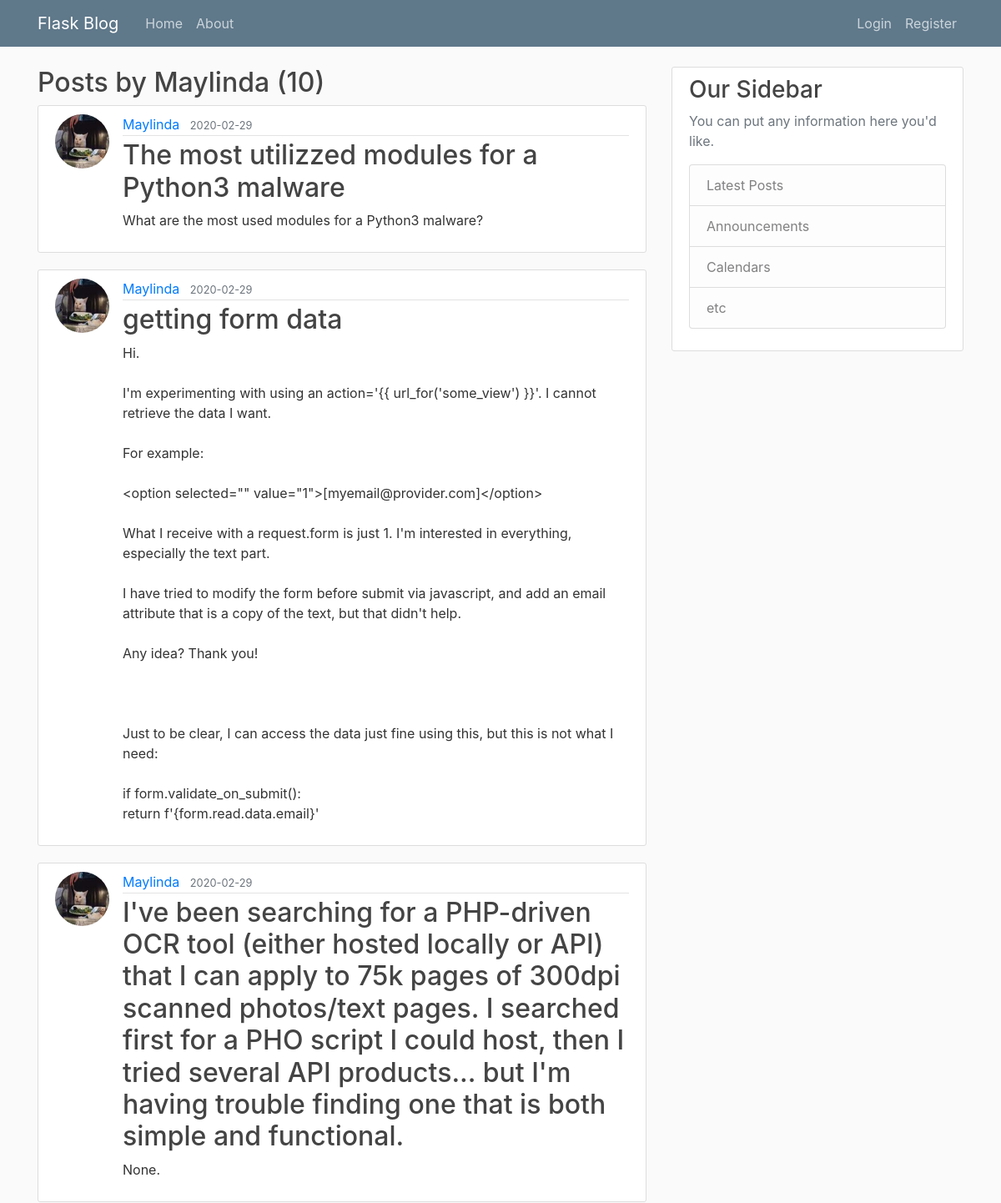
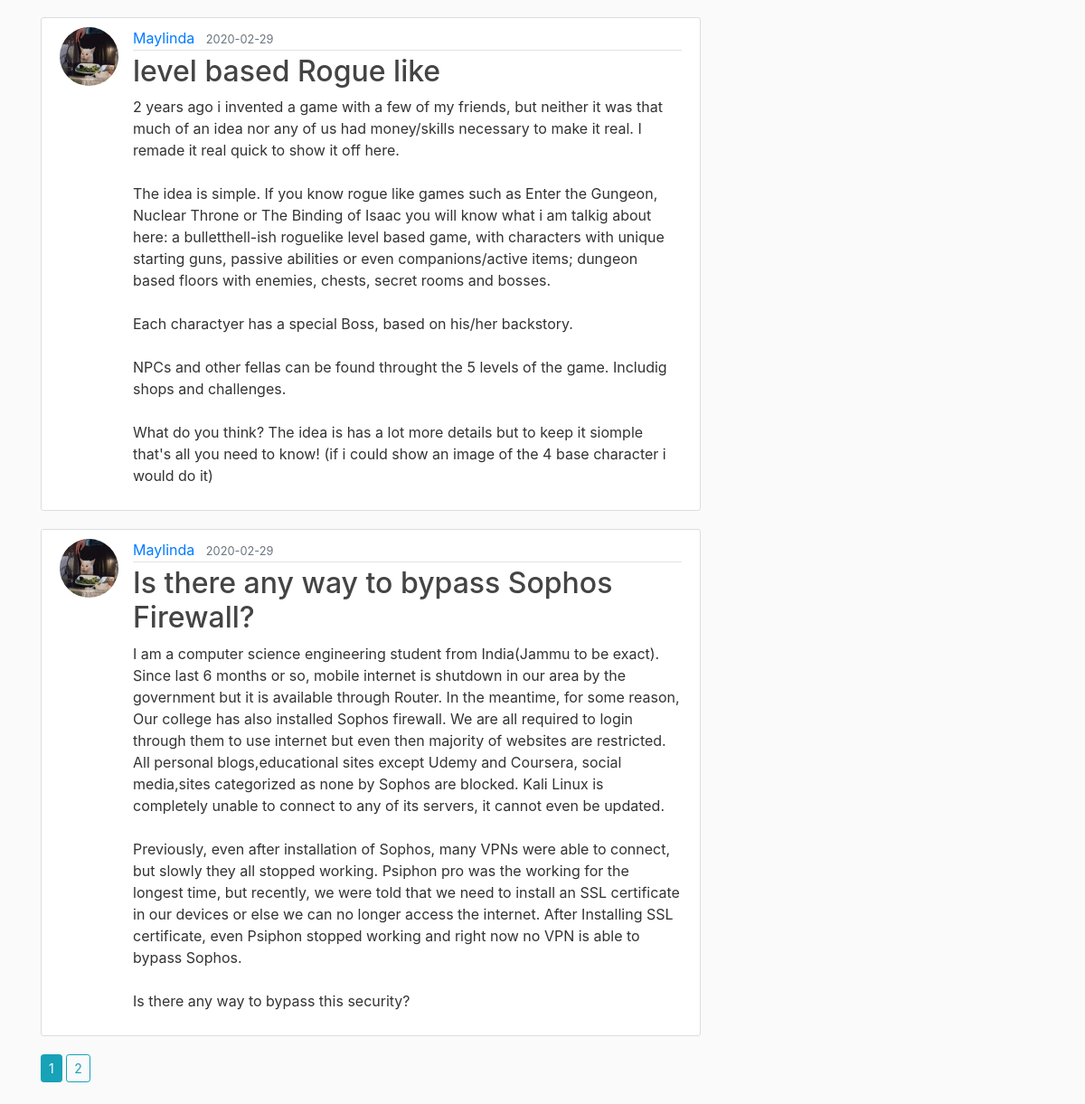
Page /user/Maylinda on the earlier database version (2 pictures, top to bottom).
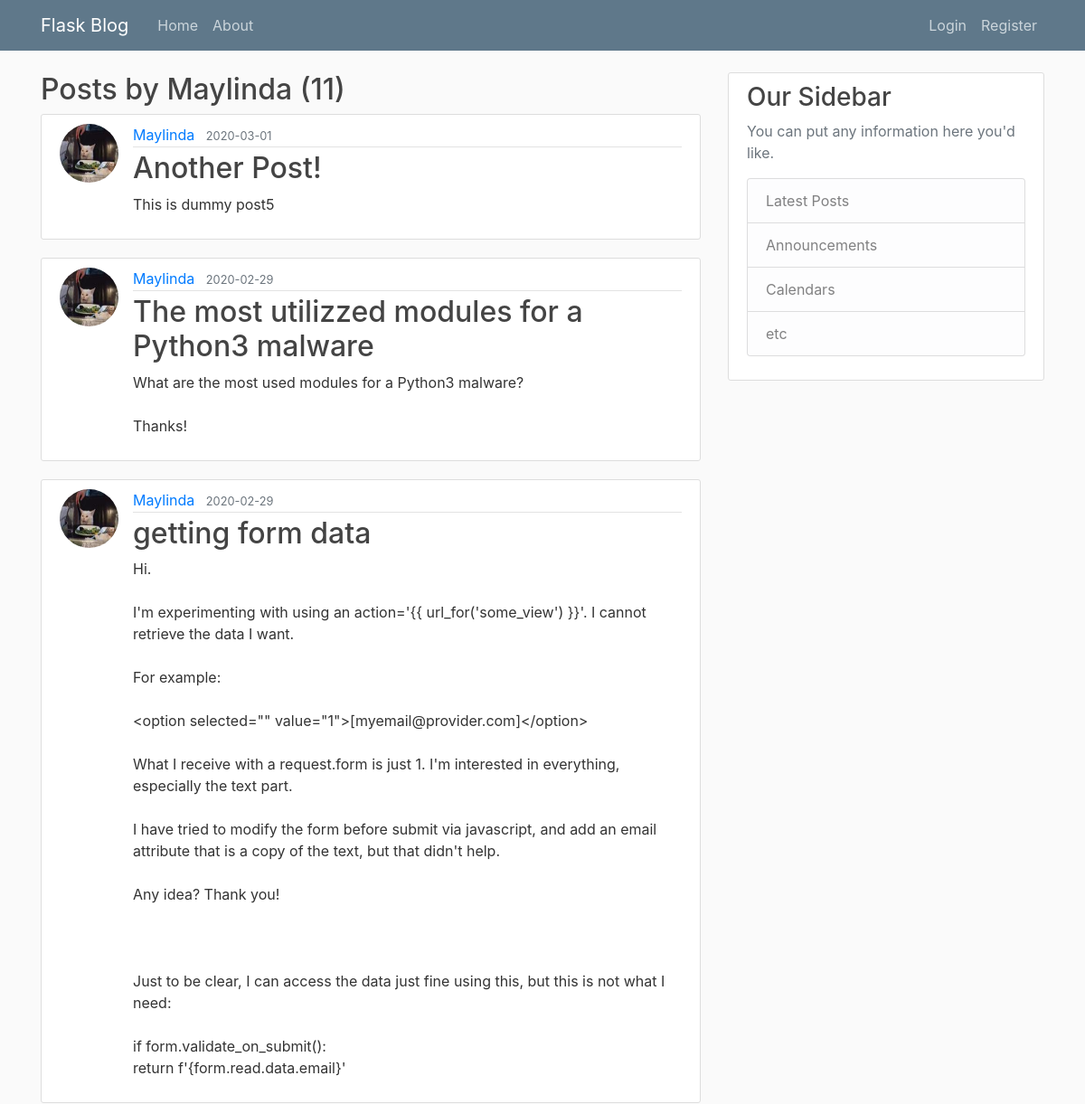
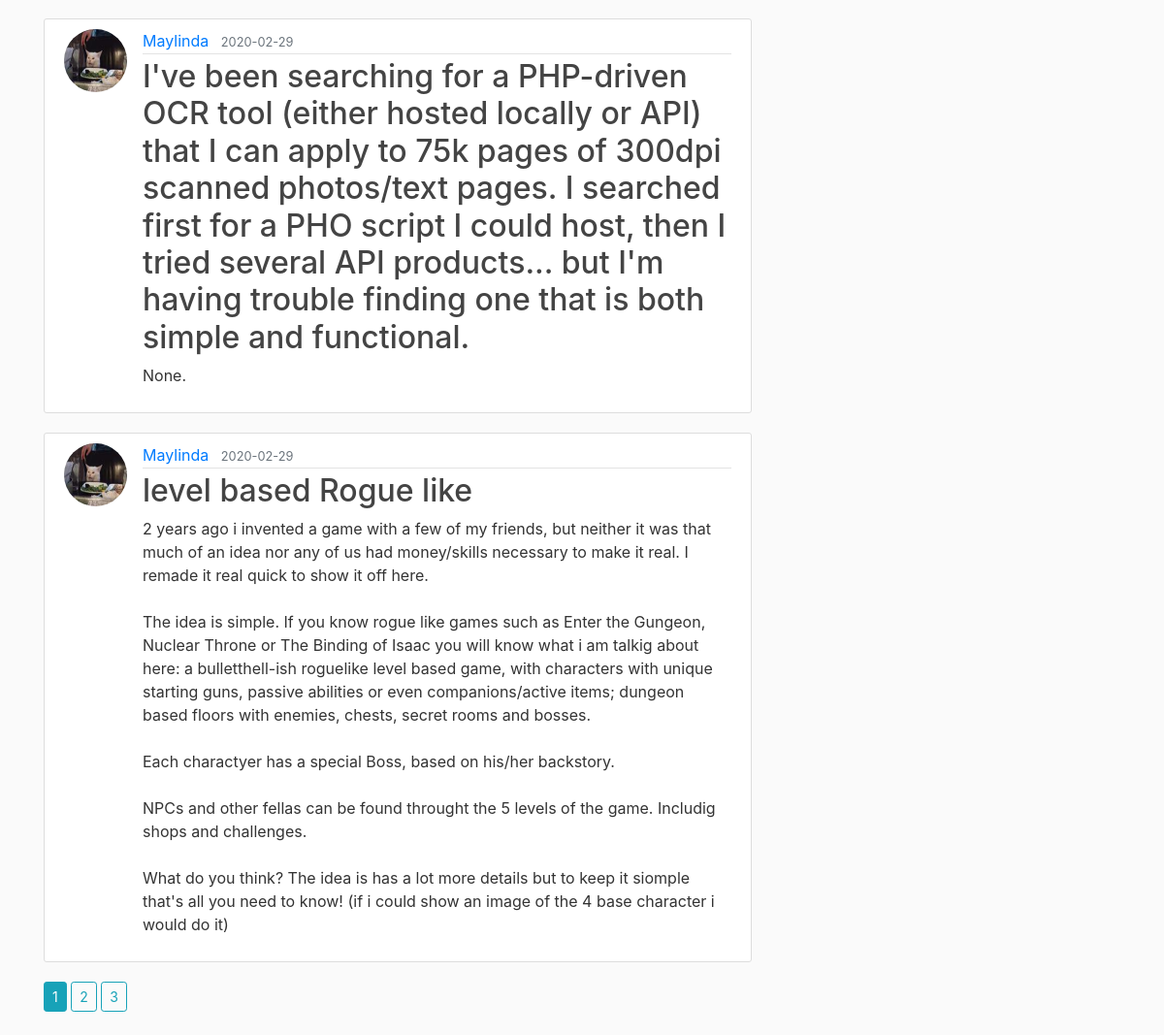
Same page on the later database version (2 pictures, top to bottom).
### flask_sample/models.py (models this page shows, shortened)
class User(db.Model, UserMixin):
	id = db.Column(db.Integer, primary_key='True')
	username = db.Column(db.String(20), unique=True, nullable=False)
	email = db.Column(db.String(120), unique=True, nullable=False)
	image_file = db.Column(db.String(20), nullable=False, default='default.jpg')
	password= db.Column(db.String(60), nullable=False)
	post = db.relationship('Post', backref='author', lazy=True) # for user_id in post (relationship)

class Post(db.Model):
	id = db.Column(db.Integer, primary_key=True)
	title = db.Column(db.String(60), nullable=False)
	date_posted = db.Column(db.DateTime, nullable=False, default=datetime.datetime.utcnow)
	content = db.Column(db.Text, nullable=False)
	user_id = db.Column(db.Integer, db.ForeignKey('user.id'), nullable=False)

### flask_sample/routes.py (the view)
@app.route('/user/<string:username>')
def user_posts(username):
	page = request.args.get('page', 1, type=int)
	user = User.query.filter_by(username=username).first_or_404()
	posts = Post.query.filter_by(author=user)\
			.order_by(Post.date_posted.desc())\
			.paginate(page=page, per_page=5)
	return render_template('user_posts.html', title = 'Posts', posts = posts, user=user )

### flask_sample/templates/user_posts.html
{% extends 'layout.html' %}
{% block webpage_content %}
	<h2 >Posts by {{ user.username }} ({{ posts.total }})</h2>
	{% for post in posts.items %}
		<article class="media content-section">
			<img class="rounded-circle article-img"src="{{ url_for('static', filename='profile/' + post.author.image_file) }}">
		  <div class="media-body">
		    <div class="article-metadata">
		      <a class="mr-2" href="#">{{ post.author.username }}</a>
		      <small class="text-muted">{{ post.date_posted.strftime('%Y-%m-%d') }}</small>
		    </div>
		    <h2><a class="article-title" href="{{ url_for('post', post_id=post.id) }}">{{ post.title }}</a></h2>
		    <p class="article-content">{{ post.content }}</p>
		  </div>
		</article>
	{% endfor %}
	{% for page_num in posts.iter_pages(left_edge=1, right_edge=1, left_current=1, right_current=2) %}
		{% if page_num %}
			{% if posts.page == page_num %}
				<a class="btn btn-sm btn-info mb-4" href="{{ url_for('user_posts', username=user.username,  page=page_num) }}">{{ page_num }}</a>
			{% else %}
				<a class="btn btn-sm btn-outline-info mb-4" href="{{ url_for('user_posts', username=user.username, page=page_num) }}">{{ page_num }}</a>
			{% endif %}
		{% else %}
			...
		{% endif %}
	{% endfor %}
{% endblock webpage_content %}

### flask_sample/templates/layout.html (shortened to what this page needs)
<!DOCTYPE html>
<html>
	<head>
	    <link rel="stylesheet" href="https://stackpath.bootstrapcdn.com/bootstrap/4.4.1/css/bootstrap.min.css">
	    <link rel="stylesheet" type="text/css" href="{{ url_for('static', filename='main.css') }}">
	</head>
<body>
	<header class="site-header">
	  <nav class="navbar navbar-expand-md navbar-dark bg-steel fixed-top">
	    <div class="container">
	      <a class="navbar-brand mr-4" href="/">Flask Blog</a>
	      <div class="collapse navbar-collapse" id="navbarToggle">
	        <div class="navbar-nav mr-auto">
	          <a class="nav-item nav-link" href="{{ url_for('home_page') }}">Home</a>
	          <a class="nav-item nav-link" href="{{ url_for('about') }}">About</a>
	        </div>
	        <div class="navbar-nav">
	        	{% if current_user.is_authenticated %}
	        		<a class="nav-item nav-link" href="{{ url_for('new_post') }}">Create Post</a>
	        		<a class="nav-item nav-link" href="{{ url_for('account') }}">Account</a>
	        		<a class="nav-item nav-link" href="{{ url_for('logout') }}">Logout</a>
	        	{% else %}
		          <a class="nav-item nav-link" href="{{ url_for('login') }}">Login</a>
		          <a class="nav-item nav-link" href="{{ url_for('register') }}">Register</a>
		        {% endif %}
	        </div>
	      </div>
	    </div>
	  </nav>
	</header>
	<main role="main" class="container">
	  <div class="row">
	    <div class="col-md-8">
	      {% block webpage_content %}{% endblock %}
	    </div>
	    <div class="col-md-4">
	      <div class="content-section">
	        <h3>Our Sidebar</h3>
	        <p class='text-muted'>You can put any information here you'd like.
	          <ul class="list-group">
	            <li class="list-group-item list-group-item-light">Latest Posts</li>
	            <li class="list-group-item list-group-item-light">Announcements</li>
	            <li class="list-group-item list-group-item-light">Calendars</li>
	            <li class="list-group-item list-group-item-light">etc</li>
	          </ul>
	        </p>
	      </div>
	    </div>
	  </div>
	</main>
</body>
</html>

### flask_sample/static/main.css (style rules this page uses)
body { background: #fafafa; color: #333333; margin-top: 5rem; }
h1, h2, h3, h4, h5, h6 { color: #444444; }
.bg-steel { background-color: #5f788a; }
.site-header .navbar-nav .nav-link { color: #cbd5db; }
.content-section { background: #ffffff; padding: 10px 20px; border: 1px solid #dddddd; border-radius: 3px; margin-bottom: 20px; }
.article-title { color: #444444; }
.article-content { white-space: pre-line; }
.article-img { height: 65px; width: 65px; margin-right: 16px; }
.article-metadata { padding-bottom: 1px; margin-bottom: 4px; border-bottom: 1px solid #e3e3e3 }

Differences in the rows shown:
no longer on this page (row unchanged): Post: image_file (picture), author.username "Maylinda", date_posted "2020-02-29", title "Is there any way to bypass Sophos Firewall?", content "I am a computer science engineering student from India(Jammu to be exact). Since last 6 months or so, mobile internet is shutdown in our area by the government but it is available through Router. In the meantime, for some reason, Our college has also installed Sophos firewall. We are all required to login through them to use internet but even then majority of websites are restricted. All personal blogs,educational sites except Udemy and Coursera, social media,sites categorized as none by Sophos are blocked. Kali Linux is completely unable to connect to any of its servers, it cannot even be updated. Previously, even after installation of Sophos, many VPNs were able to connect, but slowly…"
added Post: image_file (picture), author.username "Maylinda", date_posted "2020-03-01", title "Another Post!", content "This is dummy post5"
changed Post "The most utilizzed modules for a Python3 malware": content "What are the most used modules for a Python3 malware?" → "What are the most used modules for a Python3 malware? Thanks!"
Other differences:
{{ posts.total }}: "10" → "11"
new list line: "3"
